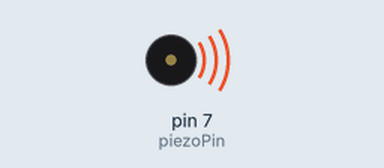
Simulated run of this sketch. Board: Arduino Uno, built with avr-gcc and run on an emulated ATmega328P. Shown: buzzer (waves = sounding).

Above: at 0.2 s.
At 4.5 s:
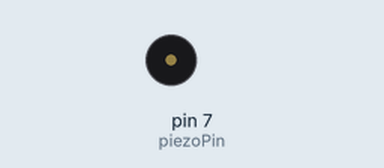
Timing chart, 0 to 5.6 s (numbered marks = the images above):
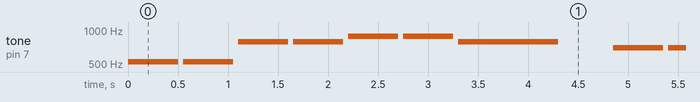

Measured:
- by itself, tone on pin 7 (piezoPin): plays 523 Hz for 0.50 s, 523 Hz for 0.50 s, 784 Hz for 0.50 s, 784 Hz for 0.50 s, 880 Hz for 0.50 s, 880 Hz for 0.50 s … (189 notes in this stretch)

The sketch:

extrellita.ino
```cpp
int piezoPin = 7; // Pin digital al que está conectado el altavoz piezoeléctrico

// Definir las notas en sus frecuencias correspondientes (en Hz)
int melody[] = {
  523, 523, 784, 784, 880, 880, 784, 0,
  698, 698, 659, 659, 587, 587, 523, 0,
  784, 784, 698, 698, 659, 659, 587, 0,
  784, 784, 698, 698, 659, 659, 587, 0,
  523, 523, 784, 784, 880, 880, 784, 0,
  698, 698, 659, 659, 587, 587, 523, 0
};

// Duraciones: (en milisegundos)
int noteDurations[] = {
  500, 500, 500, 500, 500, 500, 1000, 500,
  500, 500, 500, 500, 500, 500, 1000, 500,
  500, 500, 500, 500, 500, 500, 1000, 500,
  500, 500, 500, 500, 500, 500, 1000, 500,
  500, 500, 500, 500, 500, 500, 1000, 500,
  500, 500, 500, 500, 500, 500, 1000, 500
};

void setup() {
  pinMode(piezoPin, OUTPUT);
}

void loop() {
  // Reproducir la melodía "Estrellita, ¿dónde estás?"
  for (int i = 0; i < sizeof(melody) / sizeof(melody[0]); i++) {
    if (melody[i] == 0) {
      delay(noteDurations[i]); // Espera si es un silencio en el arreglo melody = 0
    } else {
      tone(piezoPin, melody[i]); // Toca la nota
      delay(noteDurations[i]); // Espera por la duración de la nota
      noTone(piezoPin); // Detiene el tono
      delay(50); // Pequeño tiempo de espera entre notas
    }
  }
}
```
